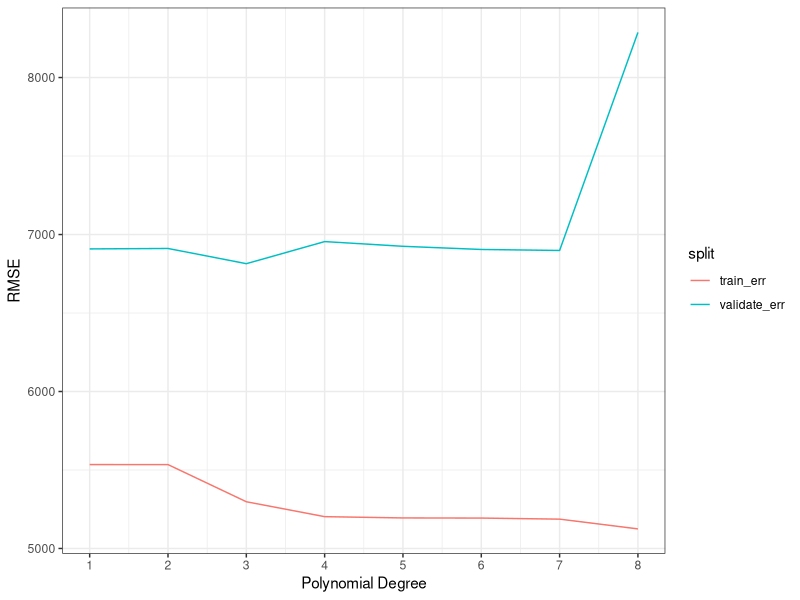
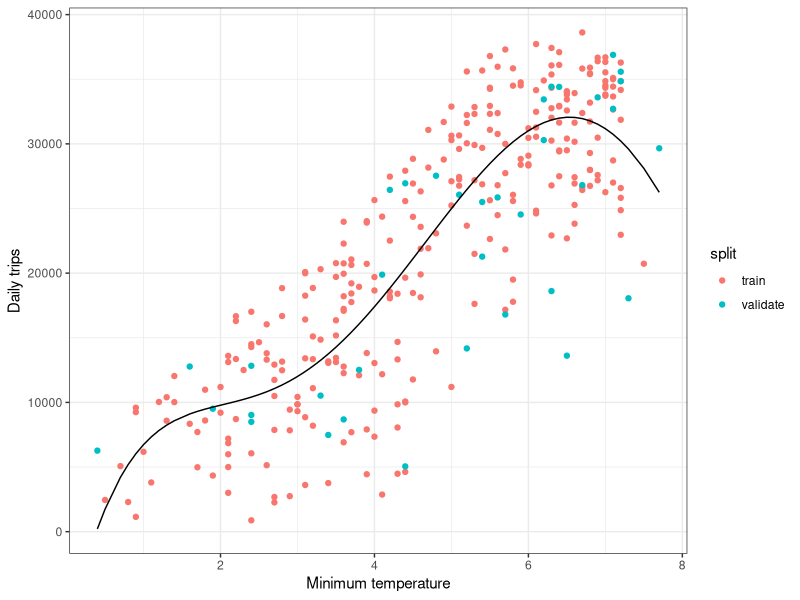
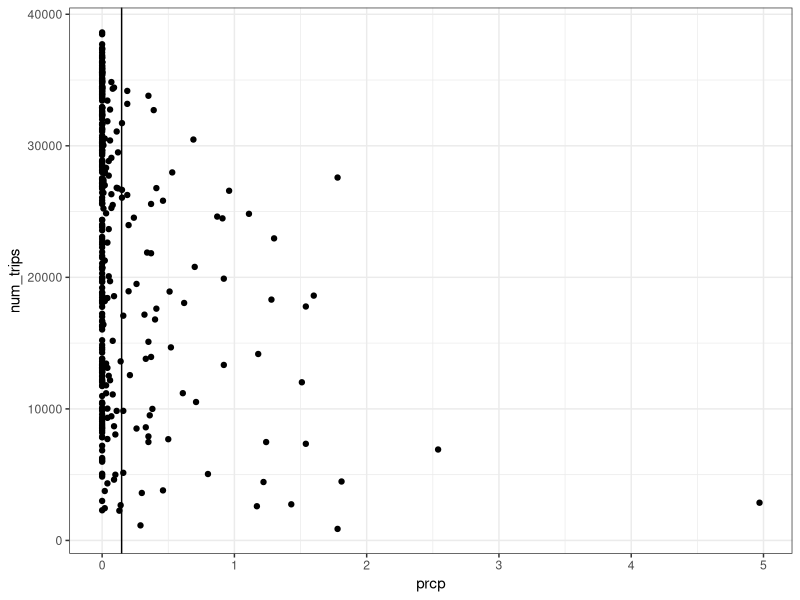
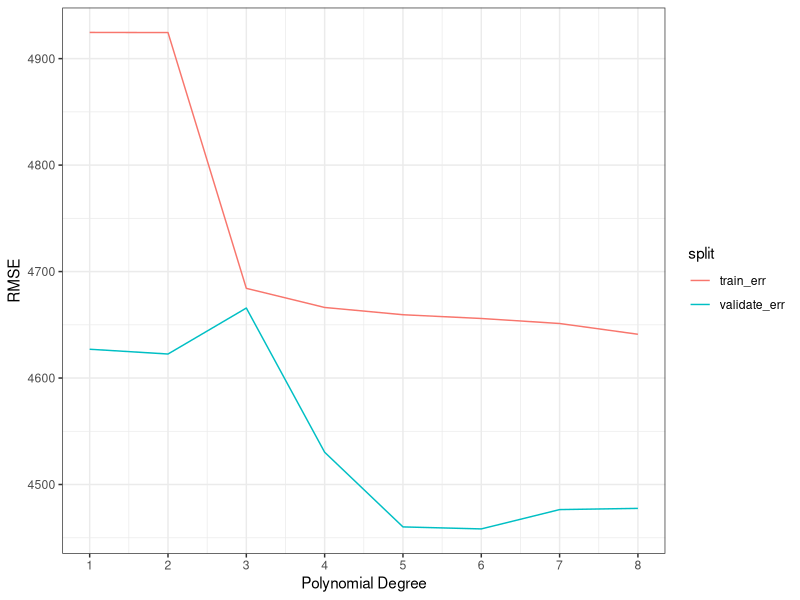
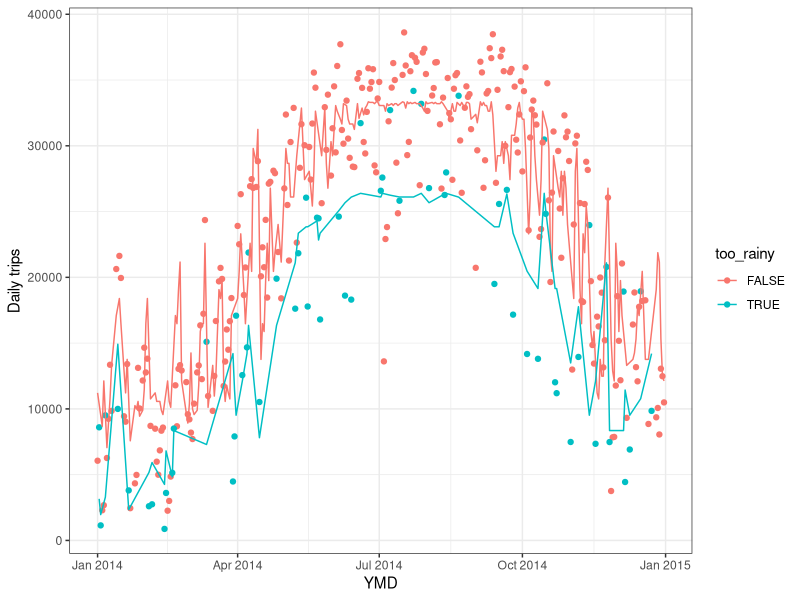
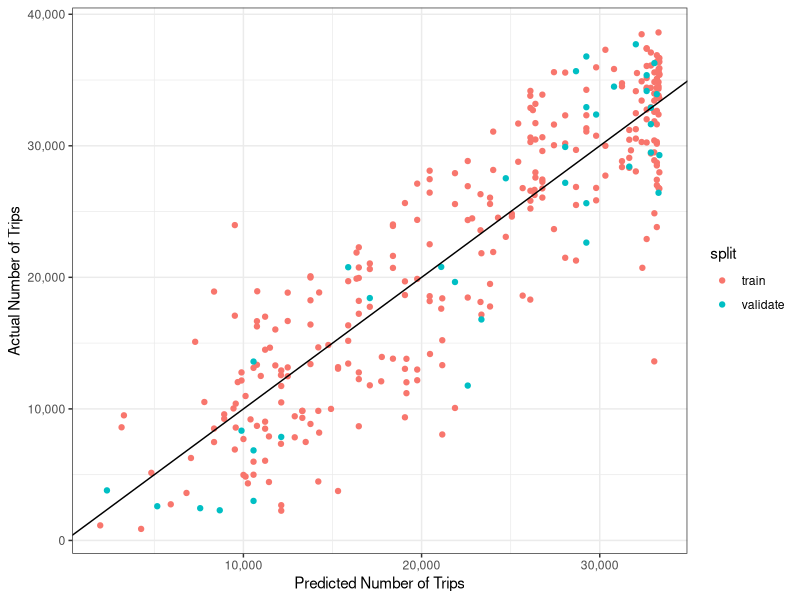
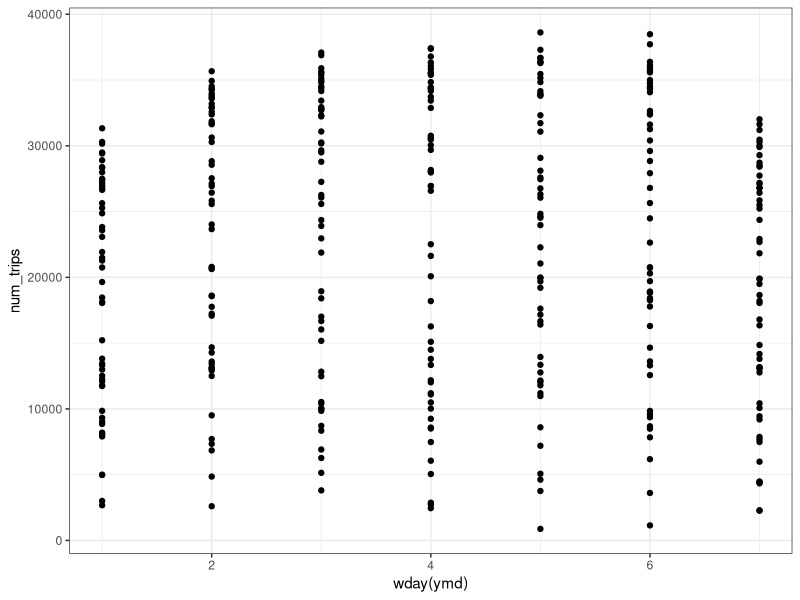
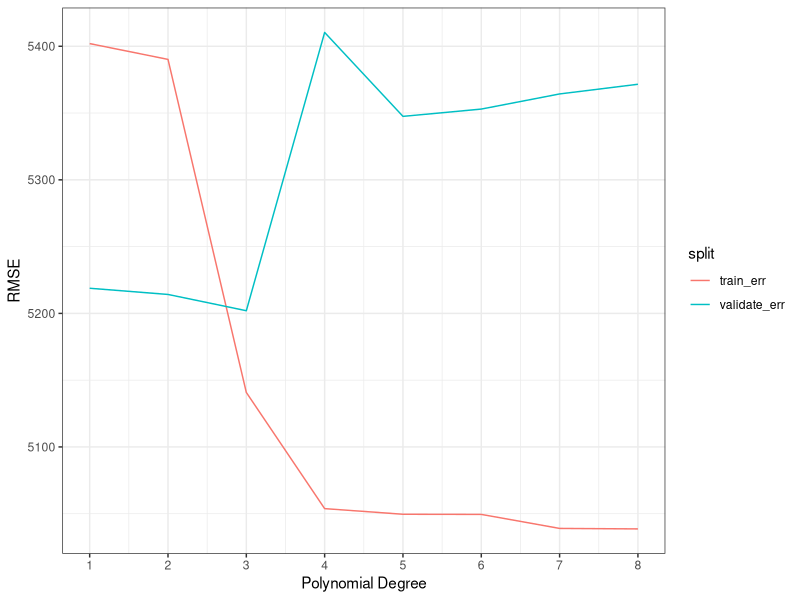

Write R code to recreate these figures, in order.
## ---- chunk 1

library(tidyverse)
library(scales)
library(modelr)
library(lubridate)

theme_set(theme_bw())
options(repr.plot.width=4, repr.plot.height=3)

trips_per_day <- read_tsv('trips_per_day.tsv')

# View(trips_per_day)

## ---- chunk 2

# split data 80-10-10

num_days <- nrow(trips_per_day)
frac_train <- 0.8
num_train <- floor(num_days * frac_train)

# randomly sample rows for the training set
training_data <- sample(1:num_days, num_train, replace=F)

# used to fit the model
trips_per_day_train <- trips_per_day[training_data, ]

# used to evaluate the fit and test
trips_per_day_validate_and_test <- trips_per_day[-training_data, ]

num_days_in_validate_and_test <-nrow(trips_per_day_validate_and_test)
frac_validate <- 0.5
num_validate <- floor(num_days_in_validate_and_test * frac_validate)

# randomly sample rows for the validation set
validation_data <- sample(1:num_days_in_validate_and_test, num_validate, replace=F) 

# used to validate the model
trips_per_day_validate <- trips_per_day_validate_and_test[validation_data, ]

# used to test the model
trips_per_day_test <- trips_per_day_validate_and_test[-validation_data, ]


# r model for each polynomial degree with min temp

K <- 1:8

train_err <- c()
validate_err <- c()

for (k in K) {
  
  # fit on the training data
  model_tmin <- lm(num_trips ~ poly(tmin, k, raw=T), data=trips_per_day_train)
  
  # evaluate on the training data
  train_err[k] <- sqrt(mean((predict(model_tmin, trips_per_day_train) - trips_per_day_train$num_trips)^2))
  
  # evaluate on the validate data
  validate_err[k] <- sqrt(mean((predict(model_tmin, trips_per_day_validate) - trips_per_day_validate$num_trips)^2))
}

train_err
validate_err

# plot the training and validation error as a function of polynomial degree

plot_data <- data.frame(K, train_err, validate_err) %>%
  gather("split", "error", -K)

ggplot(plot_data, aes(x=K, y=error, color=split)) +
  geom_line() +
  scale_x_continuous(breaks=K) +
  xlab('Polynomial Degree') +
  ylab('RMSE')


# r model for a degree 5 polynomial with tmin}

# model for degree 5 polynomial
model_tmin5 <- lm(num_trips ~ poly(tmin, 5, raw=T), data=trips_per_day_train)

# train model
trips_per_day_train <- trips_per_day_train %>%
  add_predictions(model_tmin5) %>%
  mutate(split="train")

# validate model
trips_per_day_validate <- trips_per_day_validate %>%
  add_predictions(model_tmin5) %>%
  mutate(split="validate")

# plot the training data and validation data with the model
plot_data <- bind_rows(trips_per_day_train, trips_per_day_validate)

ggplot(plot_data, aes(x=tmin, y=num_trips)) +
  geom_point(aes(color=split)) +
  geom_line(aes(y=pred)) +
  xlab("Minimum temperature") +
  ylab('Daily trips') +
  scale_y_continuous()


rsquare(model_tmin5, trips_per_day_train)
rsquare(model_tmin5, trips_per_day_validate)

## ---- chunk 3

# look at precipitation data

# plot the number of trips as a function of the precipitation

# find the mean, median, and standard deviation of the preciptation
trips_per_day %>%
  summarize(prcp_mean = mean(prcp), prcp_median = median(prcp), prcp_sd = sd(prcp))

trips_per_day %>%
  ggplot(aes(x = prcp, y = num_trips)) +
  geom_point() +
  geom_vline(xintercept = mean(trips_per_day$prcp))

trips_per_day_with_rain <- trips_per_day %>% 
  mutate(too_rainy = prcp > mean(prcp))

# View(trips_per_day_with_rain)


# split data with rain 80-10-10}

num_days <- nrow(trips_per_day_with_rain)
frac_train <- 0.8
num_train <- floor(num_days * frac_train)

# randomly sample rows for the training set
training_data <- sample(1:num_days, num_train, replace=F)

# used to fit the model
trips_per_day_with_rain_train <- trips_per_day_with_rain[training_data, ]

# used to evaluate the fit and test
trips_per_day_with_rain_validate_and_test <- trips_per_day_with_rain[-training_data, ]

num_days_in_validate_and_test <-nrow(trips_per_day_with_rain_validate_and_test)
frac_validate <- 0.5
num_validate <- floor(num_days_in_validate_and_test * frac_validate)

# randomly sample rows for the validation set
validation_data <- sample(1:num_days_in_validate_and_test, num_validate, replace=F) 

# used to validate the model
trips_per_day_with_rain_validate <- trips_per_day_with_rain_validate_and_test[validation_data, ]

# used to test the model
trips_per_day_with_rain_test <- trips_per_day_with_rain_validate_and_test[-validation_data, ]


# model for each polynomial degree with min temp and rain}

K <- 1:8

train_err <- c()
validate_err <- c()

for (k in K) {
  
  # fit on the training data
  model_prcp <- lm(num_trips ~ poly(tmin, k, raw=T) + too_rainy, data=trips_per_day_with_rain_train)
  
  # evaluate on the training data
  train_err[k] <- sqrt(mean((predict(model_prcp, trips_per_day_with_rain_train) - trips_per_day_with_rain_train$num_trips)^2))
  
  # evaluate on the validate data
  validate_err[k] <- sqrt(mean((predict(model_prcp, trips_per_day_with_rain_validate) - trips_per_day_with_rain_validate$num_trips)^2))
}

train_err
validate_err

# plot the training and validation error as a function of polynomial degree

plot_data <- data.frame(K, train_err, validate_err) %>%
  gather("split", "error", -K)

ggplot(plot_data, aes(x=K, y=error, color=split)) +
  geom_line() +
  scale_x_continuous(breaks=K) +
  xlab('Polynomial Degree') +
  ylab('RMSE')


# model for a degree 5 polynomial with min temp and rain}

# model for degree 5 polynomial
model_prcp5 <- lm(num_trips ~ poly(tmin, 5, raw=T) + too_rainy, data=trips_per_day_with_rain_train)

# train model
trips_per_day_with_rain_train <- trips_per_day_with_rain_train %>%
  add_predictions(model_prcp5) %>%
  mutate(split="train")

# validate model
trips_per_day_with_rain_validate <- trips_per_day_with_rain_validate %>%
  add_predictions(model_prcp5) %>%
  mutate(split="validate")

# plot the training data and validation data with the model
plot_data <- bind_rows(trips_per_day_with_rain_train, trips_per_day_with_rain_validate)

ggplot(plot_data, aes(x=ymd, y=num_trips, color=too_rainy)) +
  geom_point() +
  geom_line(aes(y=pred)) +
  xlab("YMD") +
  ylab('Daily trips') +
  scale_y_continuous()

# plot with actual vs. predicted
ggplot(plot_data, aes(x=pred, y=num_trips, color=split)) +
  geom_point() +
  geom_abline() +
  scale_x_continuous("Predicted Number of Trips", label=comma) +
  scale_y_continuous("Actual Number of Trips", label=comma)
  

# test the model
test_err <- sqrt(mean((predict(model_prcp5, trips_per_day_with_rain_test) - trips_per_day_with_rain_test$num_trips)^2))
test_err

rsquare(model_prcp5, trips_per_day_with_rain_train)
rsquare(model_prcp5, trips_per_day_with_rain_validate)

## ---- chunk 4

# look at whether a day is a weekend

# plot the number of trips as a function of whether or not a day is a weekend
trips_per_day %>%
  ggplot(aes(x = wday(ymd), y = num_trips)) +
  geom_point()

# add a column to the dataframe to indicate if a day is a weekend
trips_per_day_with_weekends <- trips_per_day %>% 
  mutate(is_weekend = wday(ymd) %in% c(1,7))

# View(trips_per_day_with_weekends)


# split data with weekends 80-10-10}

num_days <- nrow(trips_per_day_with_weekends)
frac_train <- 0.8
num_train <- floor(num_days * frac_train)

# randomly sample rows for the training set
training_data <- sample(1:num_days, num_train, replace=F)

# used to fit the model
trips_per_day_with_weekends_train <- trips_per_day_with_weekends[training_data, ]

# used to evaluate the fit and test
trips_per_day_with_weekends_validate_and_test <- trips_per_day_with_weekends[-training_data, ]

num_days_in_validate_and_test <-nrow(trips_per_day_with_weekends_validate_and_test)
frac_validate <- 0.5
num_validate <- floor(num_days_in_validate_and_test * frac_validate)

# randomly sample rows for the validation set
validation_data <- sample(1:num_days_in_validate_and_test, num_validate, replace=F) 

# used to validate the model
trips_per_day_with_weekends_validate <- trips_per_day_with_weekends_validate_and_test[validation_data, ]

# used to test the model
trips_per_day_with_weekends_test <- trips_per_day_with_weekends_validate_and_test[-validation_data, ]


# model for each polynomial degree with min temp and weekends}

K <- 1:8

train_err <- c()
validate_err <- c()

for (k in K) {
  
  # fit on the training data
  model_wknd <- lm(num_trips ~ poly(tmin, k, raw=T) + is_weekend, data=trips_per_day_with_weekends_train)
  
  # evaluate on the training data
  train_err[k] <- sqrt(mean((predict(model_wknd, trips_per_day_with_weekends_train) - trips_per_day_with_weekends_train$num_trips)^2))
  
  # evaluate on the validate data
  validate_err[k] <- sqrt(mean((predict(model_wknd, trips_per_day_with_weekends_validate) - trips_per_day_with_weekends_validate$num_trips)^2))
}

train_err
validate_err

# plot the training and validation error as a function of polynomial degree

plot_data <- data.frame(K, train_err, validate_err) %>%
  gather("split", "error", -K)

ggplot(plot_data, aes(x=K, y=error, color=split)) +
  geom_line() +
  scale_x_continuous(breaks=K) +
  xlab('Polynomial Degree') +
  ylab('RMSE')


# model for a degree 5 polynomial with min temp and weekends}

# model for degree 5 polynomial
model_wknd5 <- lm(num_trips ~ poly(tmin, 5, raw=T) + is_weekend, data=trips_per_day_with_weekends_train)

# train model
trips_per_day_with_weekends_train <- trips_per_day_with_weekends_train %>%
  add_predictions(model_wknd5) %>%
  mutate(split="train")

# validate model
trips_per_day_with_weekends_validate <- trips_per_day_with_weekends_validate %>%
  add_predictions(model_wknd5) %>%
  mutate(split="validate")

# plot the training data and validation data with the model
plot_data <- bind_rows(trips_per_day_with_weekends_train, trips_per_day_with_weekends_validate)

ggplot(plot_data, aes(x=ymd, y=num_trips, color=is_weekend)) +
  geom_point() +
  geom_line(aes(y=pred)) +
  xlab("YMD") +
  ylab('Daily trips') +
  scale_y_continuous()

# plot with actual vs. predicted
ggplot(plot_data, aes(x=pred, y=num_trips, color=split)) +
  geom_point() +
  geom_abline() +
  scale_x_continuous("Predicted Number of Trips", label=comma) +
  scale_y_continuous("Actual Number of Trips", label=comma)

# test the model
test_err <- sqrt(mean((predict(model_wknd5, trips_per_day_with_weekends_test) - trips_per_day_with_weekends_test$num_trips)^2))
test_err

rsquare(model_wknd5, trips_per_day_with_weekends_train)
rsquare(model_wknd5, trips_per_day_with_weekends_validate)

## ---- chunk 5

# view distribution of max temp

# plot the number of trips as a function of the precipitation
trips_per_day %>%
  ggplot(aes(x = tmax, y = num_trips)) +
  geom_point()


# split data for max temp 80-10-10

num_days <- nrow(trips_per_day)
frac_train <- 0.8
num_train <- floor(num_days * frac_train)

# randomly sample rows for the training set
training_data <- sample(1:num_days, num_train, replace=F)

# used to fit the model
trips_per_day_train <- trips_per_day[training_data, ]

# used to evaluate the fit and test
trips_per_day_validate_and_test <- trips_per_day[-training_data, ]

num_days_in_validate_and_test <-nrow(trips_per_day_validate_and_test)
frac_validate <- 0.5
num_validate <- floor(num_days_in_validate_and_test * frac_validate)

# randomly sample rows for the validation set
validation_data <- sample(1:num_days_in_validate_and_test, num_validate, replace=F) 

# used to validate the model
trips_per_day_validate <- trips_per_day_validate_and_test[validation_data, ]

# used to test the model
trips_per_day_test <- trips_per_day_validate_and_test[-validation_data, ]


# model for each polynomial degree with max temp

K <- 1:8

train_err <- c()
validate_err <- c()

for (k in K) {
  
  # fit on the training data
  model_tmax <- lm(num_trips ~ poly(tmax, k, raw=T), data=trips_per_day_train)
  
  # evaluate on the training data
  train_err[k] <- sqrt(mean((predict(model_tmax, trips_per_day_train) - trips_per_day_train$num_trips)^2))
  
  # evaluate on the validate data
  validate_err[k] <- sqrt(mean((predict(model_tmax, trips_per_day_validate) - trips_per_day_validate$num_trips)^2))
}

train_err
validate_err

# plot the training and validation error as a function of polynomial degree

plot_data <- data.frame(K, train_err, validate_err) %>%
  gather("split", "error", -K)

ggplot(plot_data, aes(x=K, y=error, color=split)) +
  geom_line() +
  scale_x_continuous(breaks=K) +
  xlab('Polynomial Degree') +
  ylab('RMSE')


# model for a degree 5 polynomial with tmax

# model for degree 5 polynomial
model_tmax5 <- lm(num_trips ~ poly(tmax, 5, raw=T), data=trips_per_day_train)

# train model
trips_per_day_train <- trips_per_day_train %>%
  add_predictions(model_tmax5) %>%
  mutate(split="train")

# validate model
trips_per_day_validate <- trips_per_day_validate %>%
  add_predictions(model_tmax5) %>%
  mutate(split="validate")

# plot the training data and validation data with the model
plot_data <- bind_rows(trips_per_day_train, trips_per_day_validate)

ggplot(plot_data, aes(x=tmax, y=num_trips)) +
  geom_point(aes(color=split)) +
  geom_line(aes(y=pred)) +
  xlab("Maximum temperature") +
  ylab('Daily trips') +
  scale_y_continuous()

# plot with actual vs. predicted
ggplot(plot_data, aes(x=pred, y=num_trips, color=split)) +
  geom_point() +
  geom_abline() +
  scale_x_continuous("Predicted Number of Trips", label=comma) +
  scale_y_continuous("Actual Number of Trips", label=comma)

# test the model
test_err <- sqrt(mean((predict(model_tmax5, trips_per_day_test) - trips_per_day_test$num_trips)^2))
test_err

rsquare(model_tmax5, trips_per_day_train)
rsquare(model_tmax5, trips_per_day_validate)

## ---- chunk 6

# create dataframe with all necessary info 

trips_per_day_with_all_info <- trips_per_day %>% 
  mutate(too_rainy = prcp > mean(prcp)) %>% 
  mutate(is_weekend = wday(ymd) %in% c(1,7))

# View(trips_per_day_with_all_info)


# split data with all info 80-10-10}

num_days <- nrow(trips_per_day_with_all_info)
frac_train <- 0.8
num_train <- floor(num_days * frac_train)

# randomly sample rows for the training set
training_data <- sample(1:num_days, num_train, replace=F)

# used to fit the model
trips_per_day_with_all_info_train <- trips_per_day_with_all_info[training_data, ]

# used to evaluate the fit and test
trips_per_day_with_all_info_validate_and_test <- trips_per_day_with_all_info[-training_data, ]

num_days_in_validate_and_test <-nrow(trips_per_day_with_all_info_validate_and_test)
frac_validate <- 0.5
num_validate <- floor(num_days_in_validate_and_test * frac_validate)

# randomly sample rows for the validation set
validation_data <- sample(1:num_days_in_validate_and_test, num_validate, replace=F) 

# used to validate the model
trips_per_day_with_all_info_validate <- trips_per_day_with_all_info_validate_and_test[validation_data, ]

# used to test the model
trips_per_day_with_all_info_test <- trips_per_day_with_all_info_validate_and_test[-validation_data, ]


# model for each polynomial degree with all info}

K <- 1:8

train_err <- c()
validate_err <- c()

for (k in K) {
  
# fit on the training data
model_all <- lm(num_trips ~ poly(tmin, k, raw=T) + too_rainy + is_weekend + poly(tmax, k, raw=T), data=trips_per_day_with_all_info_train)
  
# evaluate on the training data
train_err[k] <- sqrt(mean((predict(model_all, trips_per_day_with_all_info_train) - trips_per_day_with_all_info_train$num_trips)^2))
  
  # evaluate on the validate data
  validate_err[k] <- sqrt(mean((predict(model_all, trips_per_day_with_all_info_validate) - trips_per_day_with_all_info_validate$num_trips)^2))
}

train_err
validate_err

# plot the training and validation error as a function of polynomial degree

plot_data <- data.frame(K, train_err, validate_err) %>%
  gather("split", "error", -K)

ggplot(plot_data, aes(x=K, y=error, color=split)) +
  geom_line() +
  scale_x_continuous(breaks=K) +
  xlab('Polynomial Degree') +
  ylab('RMSE')


# model for a degree 5 polynomial}

# model for degree 5 polynomial
model_all5 <- lm(num_trips ~ poly(tmin, 5, raw=T) + too_rainy + is_weekend + tmax, data=trips_per_day_with_all_info_train)

# train model
trips_per_day_with_all_info_train <- trips_per_day_with_all_info_train %>%
  add_predictions(model_all5) %>%
  mutate(split="train")

# validate model
trips_per_day_with_all_info_validate <- trips_per_day_with_all_info_validate %>%
  add_predictions(model_all5) %>%
  mutate(split="validate")

# plot the training data and validation data with the model
plot_data <- bind_rows(trips_per_day_with_all_info_train, trips_per_day_with_all_info_validate)

ggplot(plot_data, aes(x=ymd, y=num_trips)) +
  geom_point(aes(color=split)) +
  geom_line(aes(y=pred)) +
  xlab("YMD") +
  ylab('Daily trips') +
  scale_y_continuous()

# plot with actual vs. predicted
ggplot(plot_data, aes(x=pred, y=num_trips, color=split)) +
  geom_point() +
  geom_abline() +
  scale_x_continuous("Predicted Number of Trips", label=comma) +
  scale_y_continuous("Actual Number of Trips", label=comma)

# find R^2 values

rsquare(model_all5, trips_per_day_with_all_info_train)
rsquare(model_all5, trips_per_day_with_all_info_validate)

## ---- chunk 7

# create dataframe with all necessary info

trips_per_day_with_all_info <- trips_per_day %>% 
  mutate(too_rainy = prcp > mean(prcp)) %>% 
  mutate(is_weekend = wday(ymd) %in% c(1,7))

# View(trips_per_day_with_all_info)


# split data with all info 80-10-10}

num_days <- nrow(trips_per_day_with_all_info)
frac_train <- 0.8
num_train <- floor(num_days * frac_train)

# randomly sample rows for the training set
training_data <- sample(1:num_days, num_train, replace=F)

# used to fit the model
trips_per_day_with_all_info_train <- trips_per_day_with_all_info[training_data, ]

# used to evaluate the fit and test
trips_per_day_with_all_info_validate_and_test <- trips_per_day_with_all_info[-training_data, ]

num_days_in_validate_and_test <-nrow(trips_per_day_with_all_info_validate_and_test)
frac_validate <- 0.5
num_validate <- floor(num_days_in_validate_and_test * frac_validate)

# randomly sample rows for the validation set
validation_data <- sample(1:num_days_in_validate_and_test, num_validate, replace=F) 

# used to validate the model
trips_per_day_with_all_info_validate <- trips_per_day_with_all_info_validate_and_test[validation_data, ]

# used to test the model
trips_per_day_with_all_info_test <- trips_per_day_with_all_info_validate_and_test[-validation_data, ]


# model for each polynomial degree with all info and prcp*weekends

K <- 1:8

train_err <- c()
validate_err <- c()

for (k in K) {
  
# fit on the training data
model_all <- lm(num_trips ~ poly(tmin, k, raw=T) + (too_rainy * is_weekend) + poly(tmax, k, raw=T), data=trips_per_day_with_all_info_train)
  
# evaluate on the training data
train_err[k] <- sqrt(mean((predict(model_all, trips_per_day_with_all_info_train) - trips_per_day_with_all_info_train$num_trips)^2))
  
  # evaluate on the validate data
  validate_err[k] <- sqrt(mean((predict(model_all, trips_per_day_with_all_info_validate) - trips_per_day_with_all_info_validate$num_trips)^2))
}

train_err
validate_err

# plot the training and validation error as a function of polynomial degree

plot_data <- data.frame(K, train_err, validate_err) %>%
  gather("split", "error", -K)

ggplot(plot_data, aes(x=K, y=error, color=split)) +
  geom_line() +
  scale_x_continuous(breaks=K) +
  xlab('Polynomial Degree') +
  ylab('RMSE')


# model for a degree 5 polynomial with prcp*weekends

# model for degree 5 polynomial
model_all5 <- lm(num_trips ~ poly(tmin, 5, raw=T) + (too_rainy * is_weekend) + tmax, data=trips_per_day_with_all_info_train)

# train model
trips_per_day_with_all_info_train <- trips_per_day_with_all_info_train %>%
  add_predictions(model_all5) %>%
  mutate(split="train")

# validate model
trips_per_day_with_all_info_validate <- trips_per_day_with_all_info_validate %>%
  add_predictions(model_all5) %>%
  mutate(split="validate")

# plot the training data and validation data with the model
plot_data <- bind_rows(trips_per_day_with_all_info_train, trips_per_day_with_all_info_validate)

ggplot(plot_data, aes(x=ymd, y=num_trips)) +
  geom_point(aes(color=split)) +
  geom_line(aes(y=pred)) +
  xlab("YMD") +
  ylab('Daily trips') +
  scale_y_continuous()

# find R^2 values

rsquare(model_all5, trips_per_day_with_all_info_train)
rsquare(model_all5, trips_per_day_with_all_info_validate)

## ---- chunk 8

# create dataframe with all necessary info

trips_per_day_with_all_info <- trips_per_day %>% 
  mutate(too_rainy = prcp > mean(prcp)) %>% 
  mutate(is_weekend = wday(ymd) %in% c(1,7))

# View(trips_per_day_with_all_info)


# split data with all info 80-10-10}

num_days <- nrow(trips_per_day_with_all_info)
frac_train <- 0.8
num_train <- floor(num_days * frac_train)

# randomly sample rows for the training set
training_data <- sample(1:num_days, num_train, replace=F)

# used to fit the model
trips_per_day_with_all_info_train <- trips_per_day_with_all_info[training_data, ]

# used to evaluate the fit and test
trips_per_day_with_all_info_validate_and_test <- trips_per_day_with_all_info[-training_data, ]

num_days_in_validate_and_test <-nrow(trips_per_day_with_all_info_validate_and_test)
frac_validate <- 0.5
num_validate <- floor(num_days_in_validate_and_test * frac_validate)

# randomly sample rows for the validation set
validation_data <- sample(1:num_days_in_validate_and_test, num_validate, replace=F) 

# used to validate the model
trips_per_day_with_all_info_validate <- trips_per_day_with_all_info_validate_and_test[validation_data, ]

# used to test the model
trips_per_day_with_all_info_test <- trips_per_day_with_all_info_validate_and_test[-validation_data, ]


# model for each polynomial degree with all info and prcp*tmin

K <- 1:8

train_err <- c()
validate_err <- c()

for (k in K) {
  
# fit on the training data
model_all <- lm(num_trips ~ poly(tmax, k, raw=T) + (too_rainy * tmin) + is_weekend, data=trips_per_day_with_all_info_train)
  
# evaluate on the training data
train_err[k] <- sqrt(mean((predict(model_all, trips_per_day_with_all_info_train) - trips_per_day_with_all_info_train$num_trips)^2))
  
  # evaluate on the validate data
  validate_err[k] <- sqrt(mean((predict(model_all, trips_per_day_with_all_info_validate) - trips_per_day_with_all_info_validate$num_trips)^2))
}

train_err
validate_err

# plot the training and validation error as a function of polynomial degree

plot_data <- data.frame(K, train_err, validate_err) %>%
  gather("split", "error", -K)

ggplot(plot_data, aes(x=K, y=error, color=split)) +
  geom_line() +
  scale_x_continuous(breaks=K) +
  xlab('Polynomial Degree') +
  ylab('RMSE')


# model for a degree 5 polynomial with prcp*tmin

# model for degree 5 polynomial
model_all5 <- lm(num_trips ~ poly(tmax, k, raw=T) + (too_rainy * tmin) + is_weekend, data=trips_per_day_with_all_info_train)

# train model
trips_per_day_with_all_info_train <- trips_per_day_with_all_info_train %>%
  add_predictions(model_all5) %>%
  mutate(split="train")

# validate model
trips_per_day_with_all_info_validate <- trips_per_day_with_all_info_validate %>%
  add_predictions(model_all5) %>%
  mutate(split="validate")

# plot the training data and validation data with the model
plot_data <- bind_rows(trips_per_day_with_all_info_train, trips_per_day_with_all_info_validate)

ggplot(plot_data, aes(x=ymd, y=num_trips)) +
  geom_point(aes(color=split)) +
  geom_line(aes(y=pred)) +
  xlab("YMD") +
  ylab('Daily trips') +
  scale_y_continuous()

# find R^2 values

rsquare(model_all5, trips_per_day_with_all_info_train)
rsquare(model_all5, trips_per_day_with_all_info_validate)
